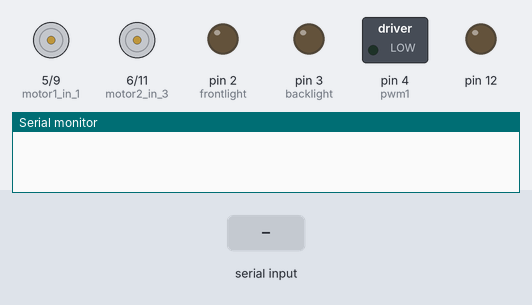
Simulated run of this sketch. Board: Arduino Uno, built with avr-gcc and run on an emulated ATmega328P. Parts: motor-driver pin pairs drawn as motors (green arrow = first pin HIGH = forward, orange = second pin HIGH = backward, longer = more drive), switched loads named in the sketch (green lamp = pin HIGH), output pins drawn as LEDs (lit = HIGH), the last lines printed to the serial monitor. The inputs (shaded band) are chosen by the test bench.

Above: at 1.2 s.
1.3 s: "1" received over Serial
At 2.2 s:
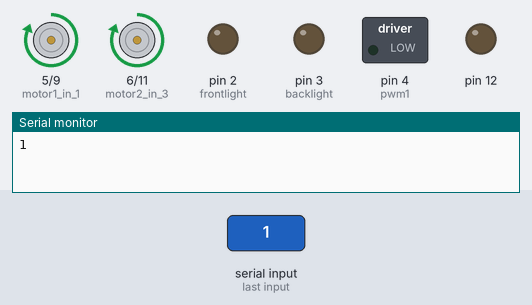
2.8 s: byte 70 ('F') received over Serial
At 3.3 s:
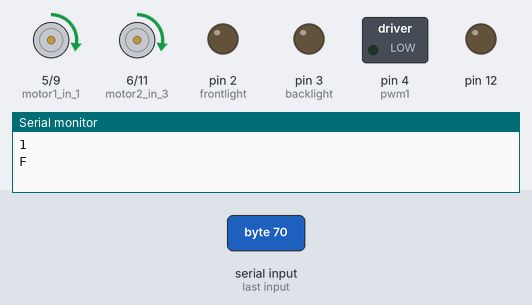
4.3 s: byte 66 ('B') received over Serial
At 5.5 s:
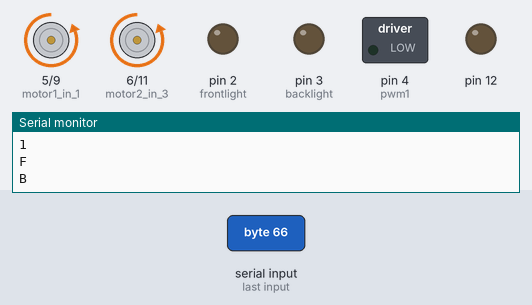
5.8 s: byte 76 ('L') received over Serial
At 6.8 s:
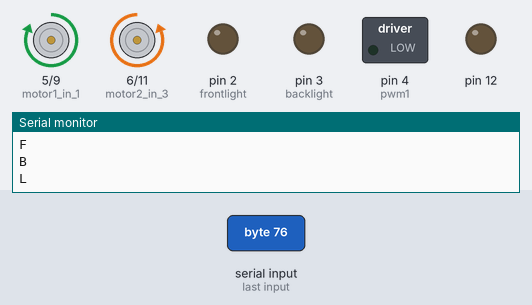
7.3 s: byte 82 ('R') received over Serial
At 7.9 s:
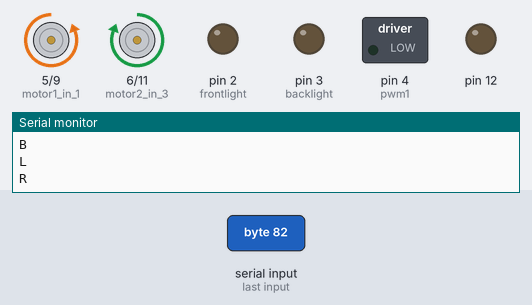
8.8 s: byte 68 ('D') received over Serial
At 9.1 s:
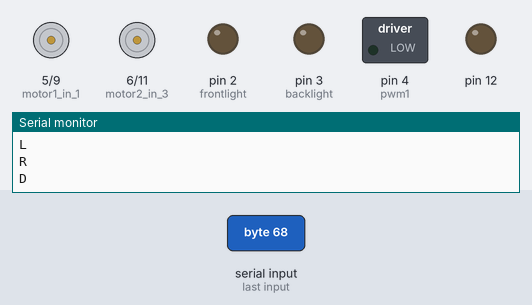
Timing chart, 0 to 11.3 s (numbered marks = the images above; inputs shaded):
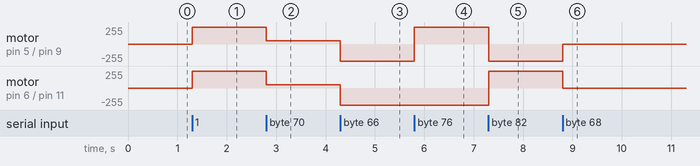

Measured:
- after the input at 1.3 s, motor on pin 5 (motor1_in_1) / pin 9 (motor1_in_2), motor on pin 6 (motor2_in_3) / pin 11 (motor2_in_4): stopped → forward 255/255 at once
- after the input at 2.8 s, motor on pin 5 (motor1_in_1) / pin 9 (motor1_in_2), motor on pin 6 (motor2_in_3) / pin 11 (motor2_in_4): forward 255/255 → forward 50/255 at once
- after the input at 4.3 s, motor on pin 5 (motor1_in_1) / pin 9 (motor1_in_2), motor on pin 6 (motor2_in_3) / pin 11 (motor2_in_4): forward 50/255 → backward 255/255 at once
- after the input at 5.8 s, motor on pin 5 (motor1_in_1) / pin 9 (motor1_in_2): backward 255/255 → forward 255/255 at once
- after the input at 7.3 s, motor on pin 5 (motor1_in_1) / pin 9 (motor1_in_2): forward 255/255 → backward 255/255 at once; motor on pin 6 (motor2_in_3) / pin 11 (motor2_in_4): backward 255/255 → forward 255/255 at once
- after the input at 8.8 s, motor on pin 5 (motor1_in_1) / pin 9 (motor1_in_2): backward 255/255 → stopped at once; motor on pin 6 (motor2_in_3) / pin 11 (motor2_in_4): forward 255/255 → stopped at once

The sketch:

rccontrolledcar.ino
```cpp
#define motor1_in_1 5
#define motor1_in_2 9
#define motor2_in_3 6
#define motor2_in_4 11
#define buzzer 12
#define frontlight 2
#define backlight 3
#define pwm1 4
#define pwm2 5

int val=0;

char command='S';
char prevcommand='A';

void setup() {
Serial.begin(9600);
pinMode(frontlight,OUTPUT);
pinMode(backlight,OUTPUT);
pinMode(motor1_in_1,OUTPUT);
pinMode(motor1_in_2,OUTPUT);
pinMode(motor2_in_3,OUTPUT);
pinMode(motor2_in_4,OUTPUT);
pinMode(12,OUTPUT);
pinMode(pwm1,OUTPUT);
pinMode(pwm2,OUTPUT);

}

void loop() {
 if(Serial.available()>0)
 {
    //prevcommand=command;
    command=Serial.read();
    Serial.println(command);
    //pwm1=map(pwm1,0,1023,0,100);
    //pwm2=map(pwm2,0,1023,0,100);
    //if(command!=prevcommand)
    //{

      if(command=='0')
   {
     val=0;

   }
   else if(command=='1')
   {
     val=25;

   }

   else if(command=='2')
   {
     val=50;

   }

   else if(command=='3')
   {
     val=75;

   }

   else if(command=='4')
   {
     val=100;

   }

   else if(command=='5')
   {
     val=125;

   }
   else if(command=='6')
   {
     val=150;

   }

   else if(command=='7')
   {
     val=200;

   }

   else if(command=='8')
   {
     val=225;

   }

   else if(command=='9')
   {
     val=255;

   }


        switch(command)
        {

          case 'F':

          analogWrite(motor1_in_1,val);
          analogWrite(motor1_in_2,0);
          analogWrite(motor2_in_3,val);
          analogWrite(motor2_in_4,0);


          break;

          case 'B':

          digitalWrite(motor1_in_1,LOW);
          digitalWrite(motor1_in_2,HIGH);
          digitalWrite(motor2_in_3,LOW);
          digitalWrite(motor2_in_4,HIGH);


          break;

          case 'L':

          digitalWrite(motor1_in_1,HIGH);
          digitalWrite(motor1_in_2,LOW);
          digitalWrite(motor2_in_3,LOW);
          digitalWrite(motor2_in_4,HIGH);

          break;

          case 'R':

          digitalWrite(motor1_in_1,LOW);
          digitalWrite(motor1_in_2,HIGH);
          digitalWrite(motor2_in_3,HIGH);
          digitalWrite(motor2_in_4,LOW);


          break;

          case 'S':

          digitalWrite(motor1_in_1,LOW);
          digitalWrite(motor1_in_2,LOW);
          digitalWrite(motor2_in_3,LOW);
          digitalWrite(motor2_in_4,LOW);


          break;

          case 'W':

          digitalWrite(frontlight,HIGH);

          break;

          case 'w':

          digitalWrite(frontlight,LOW);

          break;
         case 'U':

          digitalWrite(backlight,HIGH);


          break;

          case 'u':

          digitalWrite(backlight,LOW);


          break;

         case 'V':

          digitalWrite(12,HIGH);

          break;

          case 'v':

          digitalWrite(12,LOW);

          break;

          case 'G':

          digitalWrite(motor1_in_1,HIGH);
          digitalWrite(motor1_in_2,LOW);
          digitalWrite(motor2_in_3,LOW);
          digitalWrite(motor2_in_4,LOW);

          break;

          case 'I':

          digitalWrite(motor1_in_1,LOW);
          digitalWrite(motor1_in_2,LOW);
          digitalWrite(motor2_in_3,HIGH);
          digitalWrite(motor2_in_4,LOW);

          break;

          case 'H':

          digitalWrite(motor1_in_1,LOW);
          digitalWrite(motor1_in_2,HIGH);
          digitalWrite(motor2_in_3,LOW);
          digitalWrite(motor2_in_4,LOW);

          break;

          case 'J':

          digitalWrite(motor1_in_1,LOW);
          digitalWrite(motor1_in_2,LOW);
          digitalWrite(motor2_in_3,LOW);
          digitalWrite(motor2_in_4,HIGH);


          break;

          case '1':
          val=50;
          analogWrite(motor1_in_1,val);
          analogWrite(motor2_in_3,val);
          digitalWrite(motor1_in_1,HIGH);
          digitalWrite(motor1_in_2,LOW);
          digitalWrite(motor2_in_3,HIGH);
          digitalWrite(motor2_in_4,LOW);


          break;

          case '5':
          val=100;
          analogWrite(motor1_in_1,val);
          analogWrite(motor2_in_3,val);
          digitalWrite(motor1_in_1,HIGH);
          digitalWrite(motor1_in_2,LOW);
          digitalWrite(motor2_in_3,HIGH);
          digitalWrite(motor2_in_4,LOW);


          break;

          case '8':
          val=200;
          analogWrite(motor1_in_1,val);
          analogWrite(motor2_in_3,val);
          digitalWrite(motor1_in_1,HIGH);
          digitalWrite(motor1_in_2,LOW);
          digitalWrite(motor2_in_3,HIGH);
          digitalWrite(motor2_in_4,LOW);


          break;

          case '9':
          val=255;
          analogWrite(motor1_in_1,val);
          analogWrite(motor2_in_3,val);
          digitalWrite(motor1_in_1,HIGH);
          digitalWrite(motor1_in_2,LOW);
          digitalWrite(motor2_in_3,HIGH);
          digitalWrite(motor2_in_4,LOW);


          break;


          default:

          if(command=='D')
          {

          digitalWrite(motor1_in_1,LOW);
          digitalWrite(motor1_in_2,LOW);
          digitalWrite(motor2_in_3,LOW);
          digitalWrite(motor2_in_4,LOW);
          digitalWrite(backlight,LOW);
          digitalWrite(frontlight,LOW);
          }


        //}


    }


 }

}
```
